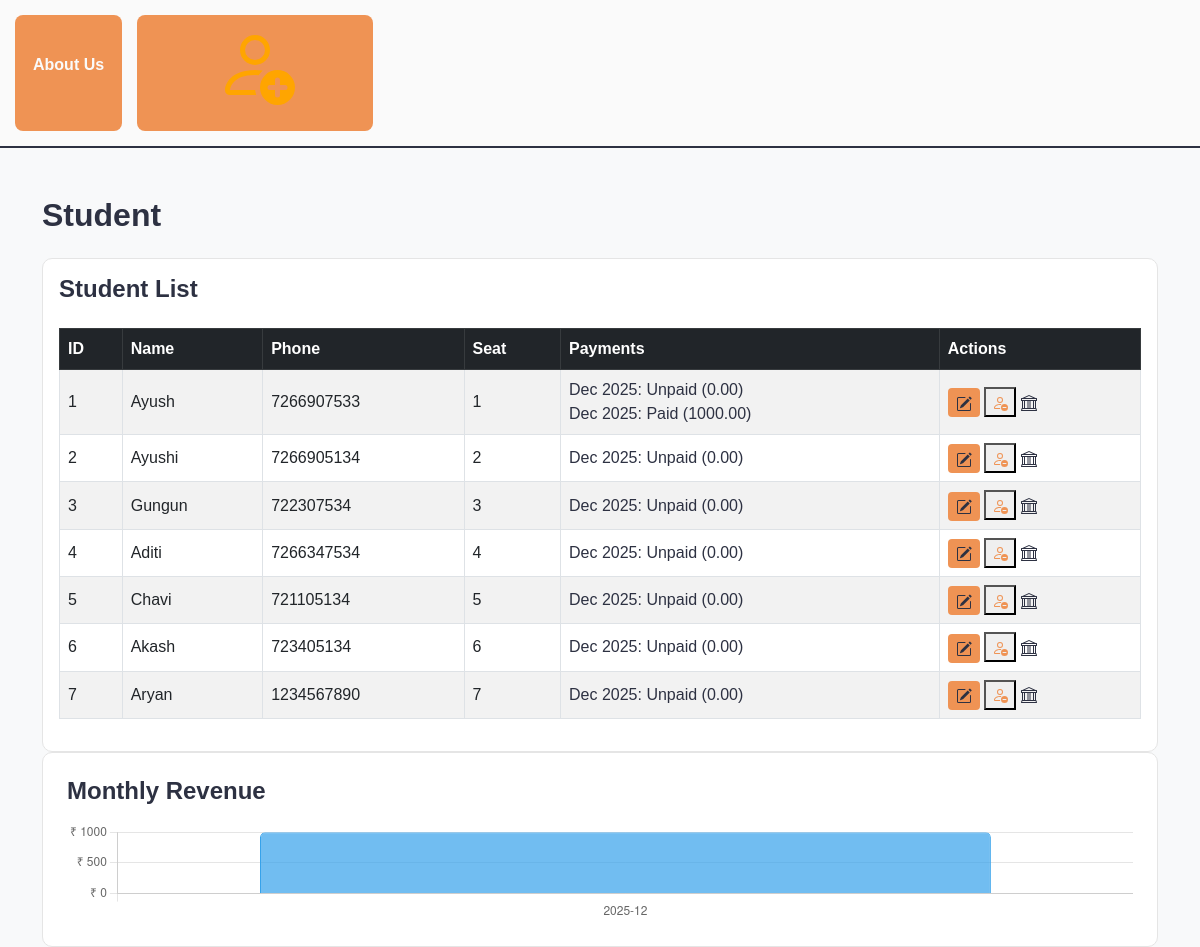
The page / on the database its author committed.
### data/models/Student.py (models this page shows)
class Student(db.Model):
    __tablename__ = "Students"
    id = db.Column(db.Integer, primary_key=True)
    name = db.Column(db.String(100), nullable=False)
    phone_number = db.Column(db.String(15), unique=True, nullable=False)
    seat_number = db.Column(db.Integer, nullable=False, unique=True)
    created_at = db.Column(db.DateTime, default=datetime.utcnow)
    Payments = db.relationship("Payment", back_populates="Student", cascade="all, delete-orphan")

### data/models/Payment.py (models this page shows)
class Payment(db.Model):
    __tablename__ = "Payments"
    id = db.Column(db.Integer, primary_key=True)
    Student_id = db.Column(db.Integer, db.ForeignKey("Students.id"), nullable=False)
    month = db.Column(db.Date, nullable=False)  # store as first day of month
    status = db.Column(db.String(10), default="Unpaid")  # Paid / Unpaid
    amount = db.Column(db.Numeric(10, 2), nullable=False)
    created_at = db.Column(db.DateTime, default=datetime.utcnow)
    Student = db.relationship("Student", back_populates="Payments")

### routes/routes.py (the view)
@app.route("/")
def index():
    students = Student.query.all()
    revenue_data = (
        db.session.query(
            extract("year", Payment.month).label("year"),
            extract("month", Payment.month).label("month"),
            func.sum(Payment.amount).label("total")
        )
        .filter(Payment.status == "Paid")
        .group_by("year", "month")
        .order_by("year", "month")
        .all()
    )
    labels = [f"{int(r.year)}-{int(r.month):02d}" for r in revenue_data]
    values = [float(r.total) for r in revenue_data]
    return render_template("index.html", students=students, labels=labels, values=values)

### templates/index.html (shortened to what this page needs)
<!DOCTYPE html>
<html lang="en">
<head>
    <link href="https://cdn.jsdelivr.net/npm/bootstrap@5.3.0/dist/css/bootstrap.min.css" rel="stylesheet">
    <link rel="stylesheet" href="../static/css/index.css">
</head>
<body id="body" class="bg-light">
    <nav >
<button class="bton">
  <div class="wrapper">
    <p class="text">About Us</p>
  </div>
</button>
<button class="bton">
  <div class="wrapper">
    <p class="text"><strong><a href="{{ url_for('add_student') }}"></a></strong>
</p>
  </div>
</button>
    </nav>
    <div id="main-container" class="container mt-5">
        <h2 id="student-heading" class="mb-4">Student</h2>
        <div id="student-card" class="card p-3">
            <h4 id="student-list-title">Student List</h4>
            <table id="student-table" class="table table-bordered table-striped mt-3">
                <thead id="student-table-head" class="table-dark">
                    <tr>
                        <th>ID</th>
                        <th>Name</th>
                        <th>Phone</th>
                        <th>Seat</th>
                        <th>Payments</th>
                        <th>Actions</th>
                    </tr>
                </thead>
                <tbody id="student-table-body">
                    {% for s in students %}
                    <tr id="student-row-{{ s.id }}" class="student-row">
                        <td class="student-id">{{ s.id }}</td>
                        <td class="student-name">{{ s.name }}</td>
                        <td class="student-phone">{{ s.phone_number }}</td>
                        <td class="student-seat">{{ s.seat_number }}</td>
                        <td class="student-payments">
                            {% for p in s.Payments %}
                                <span class="payment-entry">{{ p.month.strftime("%b %Y") }}: {{ p.status }} ({{ p.amount }})</span><br>
                            {% else %}
                                <span class="no-payments">No payments</span>
                            {% endfor %}
                        </td>
                        <td class="student-actions">
                            <a href="{{ url_for('edit_student', id=s.id) }}" id="edit-student-{{ s.id }}" class="btn btn-sm btn-warning"></a>
                            <form method="POST" action="{{ url_for('delete_student', id=s.id) }}" class="delete-student-form" style="display:inline;">
                                <button type="submit"  onclick="return confirm('Delete this student?');"></button>
                            </form>
                            <a href="{{ url_for('manage_payment', student_id=s.id) }}" id="payment-student-{{ s.id }}" ></a>
                        </td>
                    </tr>
                    {% else %}
                    <tr id="no-student-row">
                        <td colspan="8" class="text-center">No students found</td>
                    </tr>
                    {% endfor %}
                </tbody>
            </table>
        </div>
        <div id="revenue-card" class="card p-4">
            <h4 id="revenue-title" class="mb-3">Monthly Revenue</h4>
            <canvas id="revenueChart" height="100"></canvas>
        </div>
    </div>
    <script>
    const ctx = document.getElementById('revenueChart').getContext('2d');
    const revenueChart = new Chart(ctx, {
        type: 'bar',
        data: {
            labels: {{ labels|tojson }},
            datasets: [{
                label: 'Revenue (₹)',
                data: {{ values|tojson }},
                backgroundColor: 'rgba(54, 162, 235, 0.7)',
                borderColor: 'rgba(54, 162, 235, 1)',
                borderWidth: 1,
                borderRadius: 5
            }]
        },
        options: {
            responsive: true,
            plugins: {
                legend: { display: false },
                tooltip: { callbacks: { label: (ctx) => "₹ " + ctx.raw.toFixed(2) } }
            },
            scales: {
                y: {
                    beginAtZero: true,
                    ticks: { callback: (value) => "₹ " + value }
                }
            }
        }
    });
    </script>
</body>
</html>

### static/css/index.css (style rules this page uses)
body { background-color: #FAFAFA; color: #2D3142; font-family: Arial, sans-serif; }
.card { background-color: #FFFFFF; border: 1px solid #E5E5E5; border-radius: 10px; }
#student-heading, #student-list-title, #revenue-title { color: #2D3142; font-weight: 600; }
.table-dark { background-color: #2D3142 !important; color: #FAFAFA !important; }
.table td, .table th { vertical-align: middle; }
.payment-entry { color: #2D3142; }
.bton { background: #EF9354; color: #FAFAFA; border: none; padding: 10px 18px; border-radius: 8px; cursor: pointer; position: relative; transition: 0.3s ease-in-out; }
.bton .text { color: #FAFAFA; font-weight: bold; }
nav { display: flex; gap: 15px; padding: 15px; background-color: #FAFAFA; border-bottom: 2px solid #2D3142; }
.student-actions svg { transition: 0.2s ease-in-out; }
.btn-warning { background-color: #EF9354; border: none; color: #FAFAFA; font-weight: bold; }
.delete-student-form button svg { fill: #EF9354 !important; }
.student-actions a svg { fill: #2D3142; }
#revenue-card { border: 1px solid #E5E5E5; }

### rows shown on the page
Student: id "1", name "Ayush", phone_number "7266907533", seat_number "1"
Payment: month "Dec 2025", status "Unpaid", amount "0.00"
Payment: month "Dec 2025", status "Paid", amount "1000.00"
Student: id "2", name "Ayushi", phone_number "7266905134", seat_number "2"
Payment: month "Dec 2025", status "Unpaid", amount "0.00"
Student: id "3", name "Gungun", phone_number "722307534", seat_number "3"
Payment: month "Dec 2025", status "Unpaid", amount "0.00"
Student: id "4", name "Aditi", phone_number "7266347534", seat_number "4"
Payment: month "Dec 2025", status "Unpaid", amount "0.00"
Student: id "5", name "Chavi", phone_number "721105134", seat_number "5"
Payment: month "Dec 2025", status "Unpaid", amount "0.00"
Student: id "6", name "Akash", phone_number "723405134", seat_number "6"
Payment: month "Dec 2025", status "Unpaid", amount "0.00"
Student: id "7", name "Aryan", phone_number "1234567890", seat_number "7"
Payment: month "Dec 2025", status "Unpaid", amount "0.00"
